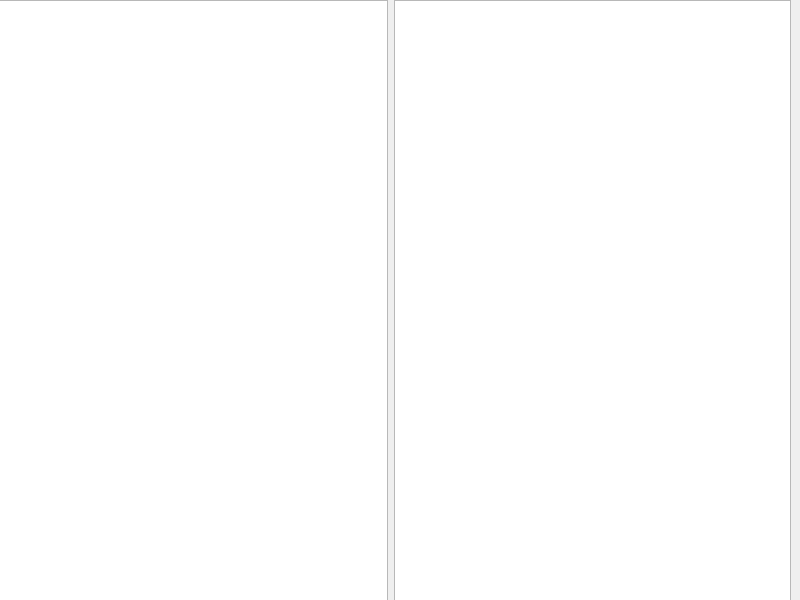
<?xml version="1.0" encoding="UTF-8"?>
<ui version="4.0">
 <class>MainWindow</class>
 <widget class="QMainWindow" name="MainWindow">
  <property name="geometry">
   <rect>
    <x>0</x>
    <y>0</y>
    <width>800</width>
    <height>600</height>
   </rect>
  </property>
  <property name="windowTitle">
   <string>MainWindow</string>
  </property>
  <widget class="QWidget" name="centralwidget">
   <widget class="QWidget" name="">
    <property name="geometry">
     <rect>
      <x>-10</x>
      <y>0</y>
      <width>801</width>
      <height>601</height>
     </rect>
    </property>
    <layout class="QHBoxLayout" name="horizontalLayout">
     <item>
      <widget class="QTextBrowser" name="textBrowser"/>
     </item>
     <item>
      <widget class="QTextEdit" name="textEdit"/>
     </item>
    </layout>
   </widget>
  </widget>
 </widget>
 <resources/>
 <connections/>
</ui>
